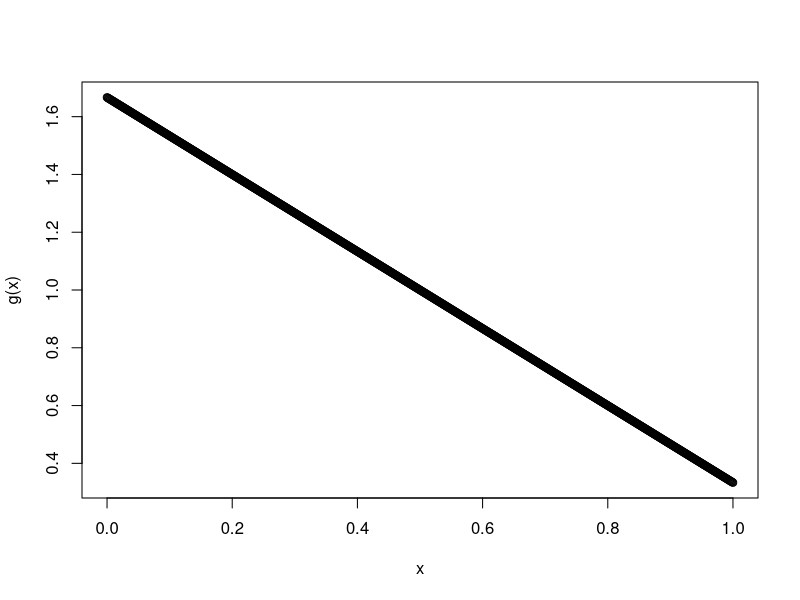
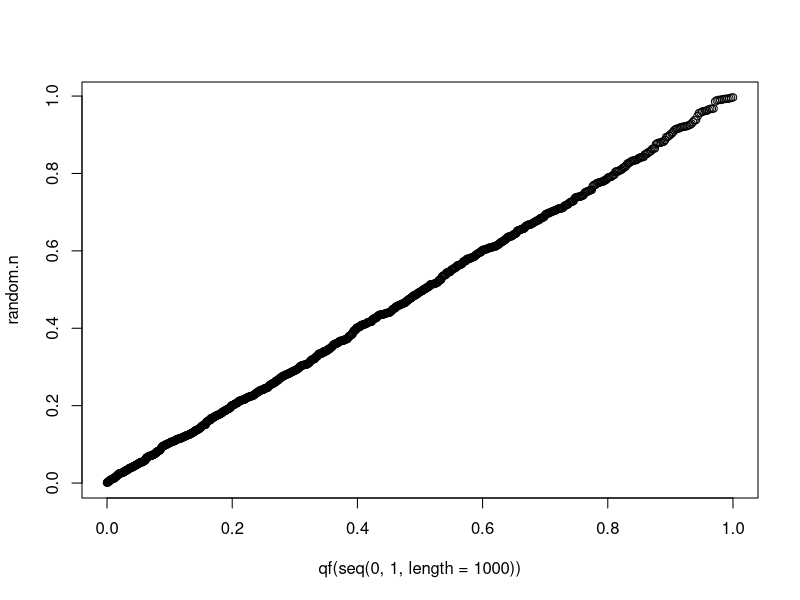
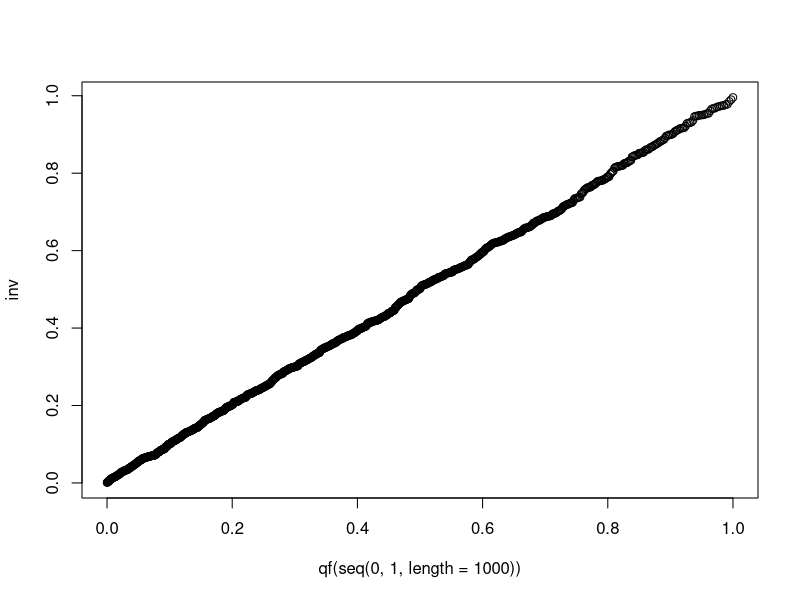

Recreate these plots in R, in order.
set.seed(250)
g <- function(x) {
  #distribution function 
  return((5/3)*(1-0.8*x))
}

#plotting the distribution function
x <- seq(0, 1, length = 1000)
plot(x, g(x))

n = 1000
generate_variables <- function(n) {
  #Acceptance-rejection method
  a <- 0 #acceptance
  y <- numeric(n) #values that have been accepted
  
  while (a < n) {
    u1 <- runif(1)
    u2 <- runif(1, 0, 5/3)
    if (g(u1) >= u2) {
      a  <- a + 1
      y[a] <- u1
    }
  }
  return(y)
}

random.n <- generate_variables(n)

n= 1000
set.seed(250)

qf <- function(x) {
  #quantile function for desired density
  return(-sqrt((25/16) - (3/2)*x) + 1.25)
}

inversion <- function(n) {
  #Generates random numbers for desired density
  u3 <- runif(n)
  rv <- qf(u3)
  return(rv)
}

inv <- inversion(1000)

#check the accept and reject method
qqplot(qf(seq(0,1, length = 1000)), random.n)
qqplot(qf(seq(0,1, length = 1000)), inv)



g <- function(x) {
  return(sqrt(1 - x^2))
}

n = 2000000
area_of_circleR1 <- function(n) {
  #Monte Carlo estimate of area of unit circle
  u1 <- runif(n,-1,1)
  u2 <- runif(n,0,1)
  y <- numeric(n)
  p <- mean(u2 <= sqrt(1 - u1^2))
  variance <- (p * (1-p) *4)/ n
  
  for (i in 1:n) {
    if (g(u1[i]) >= u2[i]) {
      y[i] <- 1
    }
  }
  
  sprintf("Area: %f,  Variance: %f", mean(y)*4, variance)
}

area_of_circleR1(2000000)
























